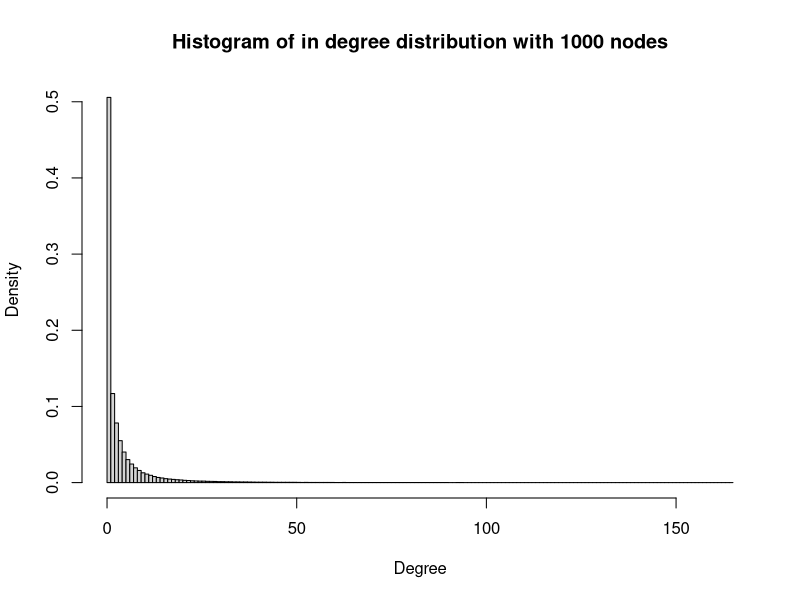
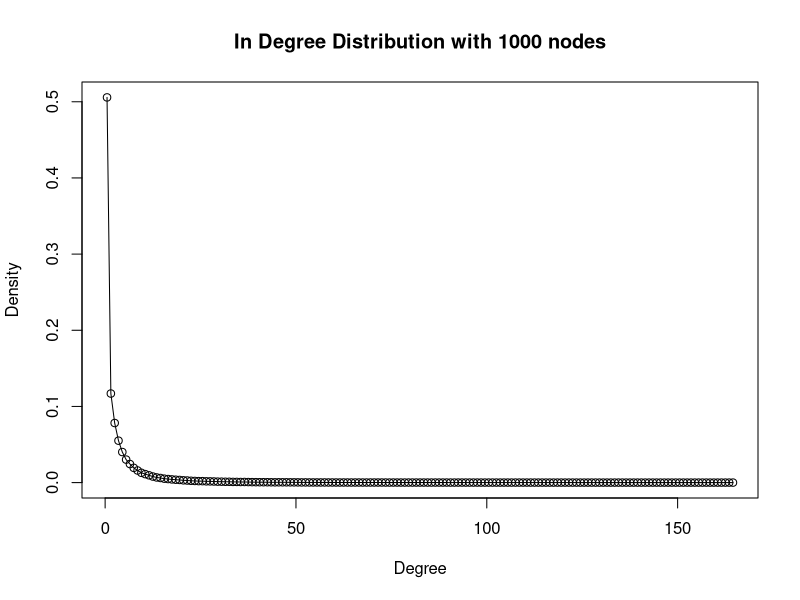
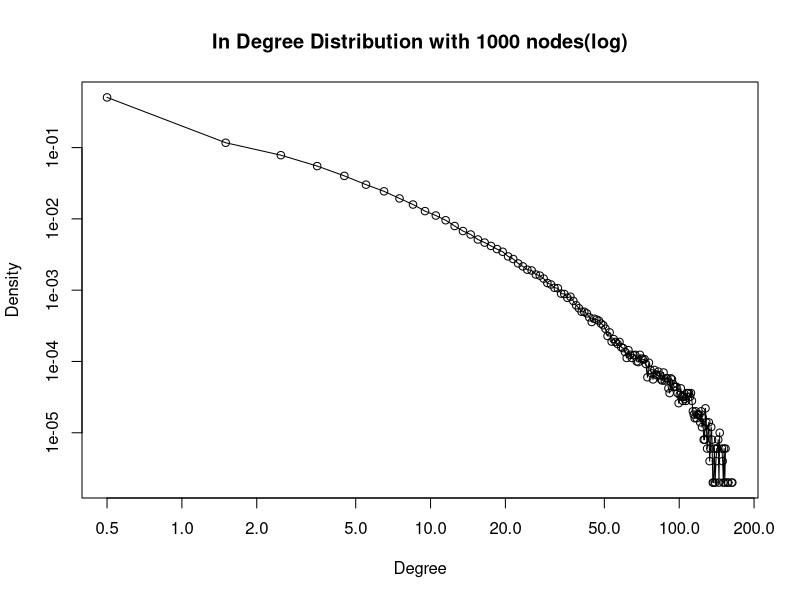
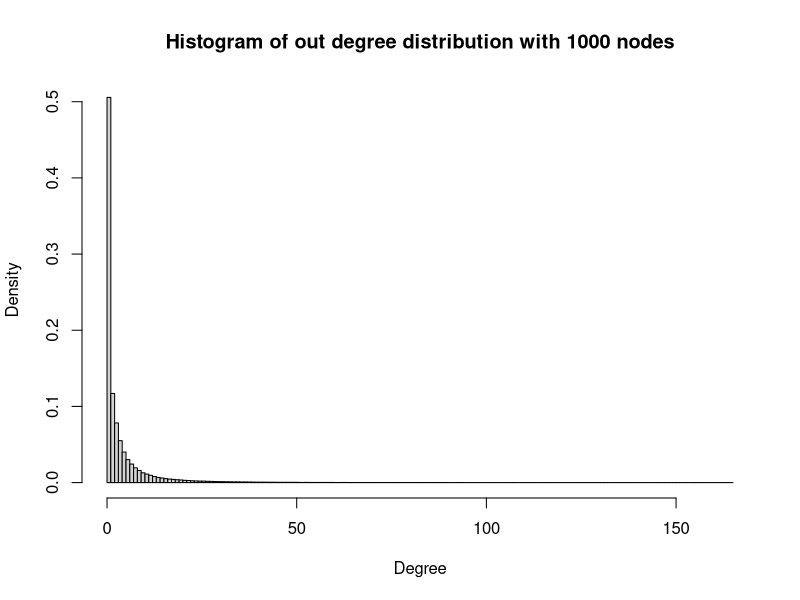
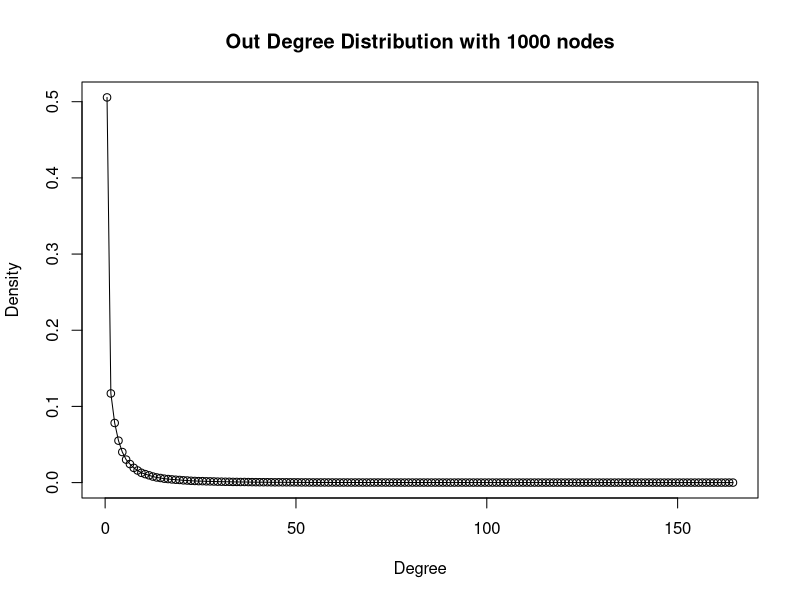
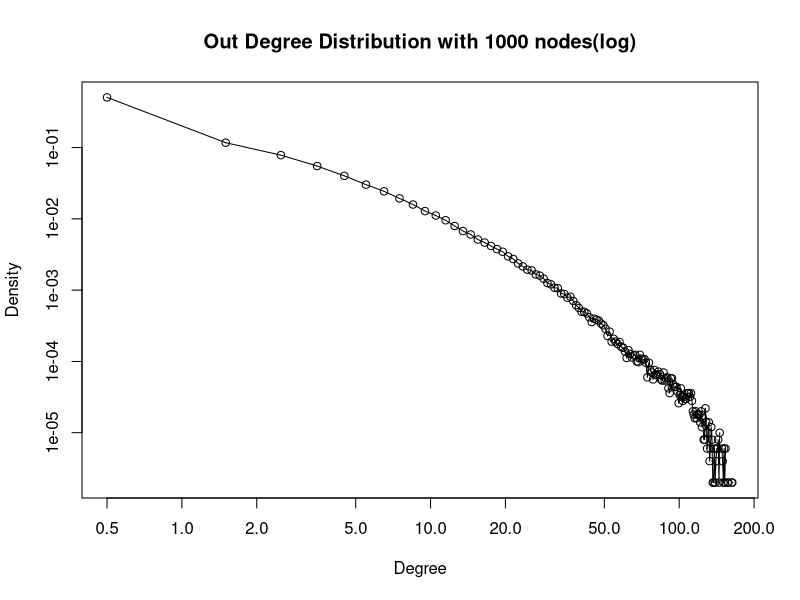

These figures' R source, in order:
library(igraph)

iteration = 500
num = 1000
deg1 = numeric()
deg2 = numeric()

for (i in 1:iteration) {
	g = forest.fire.game(num, fw.prob = 0.37, bw.factor = 0.32/0.37, directed = TRUE)
	deg1 = c(deg1, degree(g, mode = "in"))
	deg2 = c(deg1, degree(g, mode = "out"))
}

h1 = hist(deg1, breaks = seq(0, to = max(deg1) + 1, by = 1), freq = FALSE, main = "Histogram of in degree distribution with 1000 nodes", 
	xlab = "Degree")
p1 = data.frame(x = h1$mids, y = h1$density)
plot(p1, type = "o", main = "In Degree Distribution with 1000 nodes", xlab = "Degree", ylab = "Density")
plot(p1, type = "o", log = "xy", main = "In Degree Distribution with 1000 nodes(log)", xlab = "Degree", ylab = "Density")

h2 = hist(deg2, breaks = seq(0, to = max(deg2) + 1, by = 1), freq = FALSE, main = "Histogram of out degree distribution with 1000 nodes", 
	xlab = "Degree")
p2 = data.frame(x = h2$mids, y = h2$density)
plot(p2, type = "o", main = "Out Degree Distribution with 1000 nodes", xlab = "Degree", ylab = "Density")
plot(p2, type = "o", log = "xy", main = "Out Degree Distribution with 1000 nodes(log)", xlab = "Degree", ylab = "Density")
